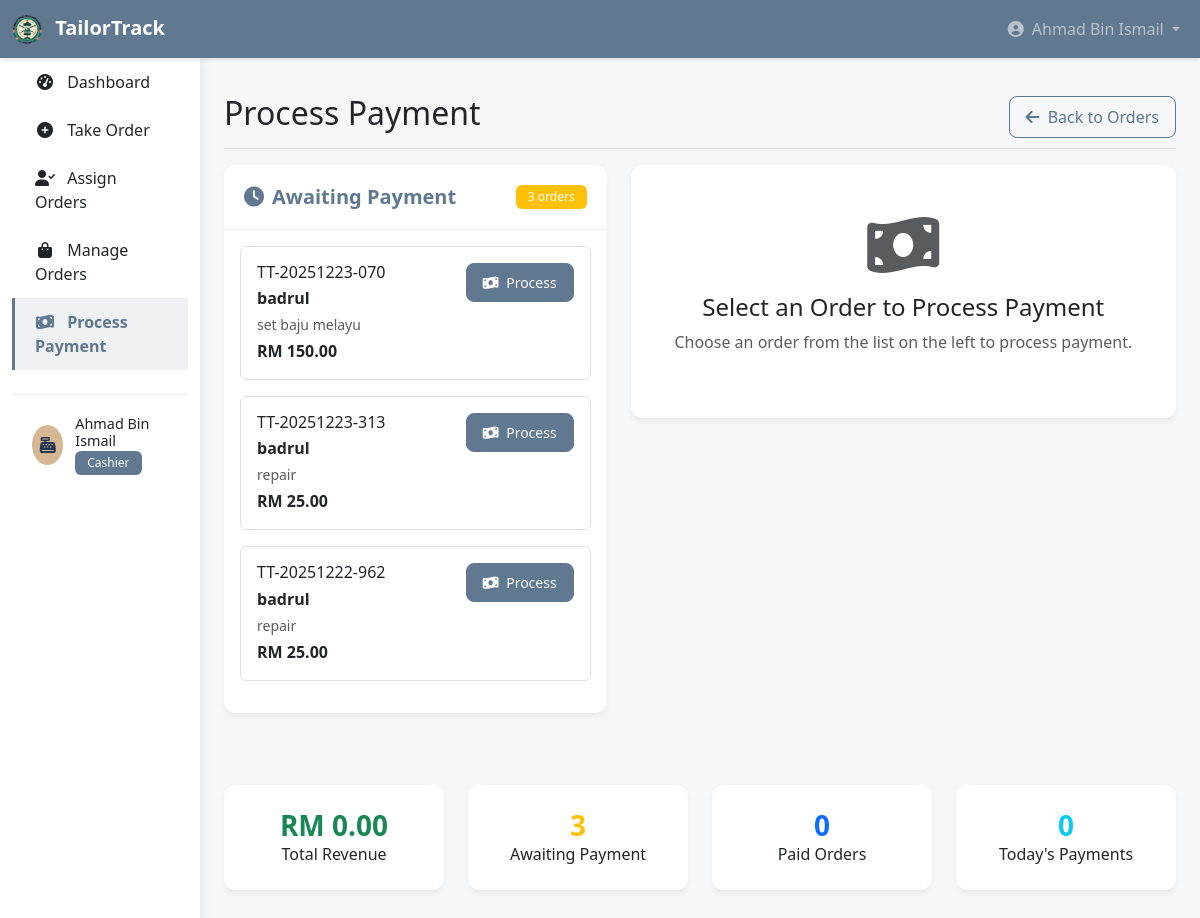
The page /cashier/process_payment.php (signed in) on the database its author committed.
### tables this page shows
CREATE TABLE `orders` (
  `order_id` varchar(20) NOT NULL,
  `customer_name` varchar(100) NOT NULL,
  `customer_phone` varchar(20) NOT NULL,
  `customer_email` varchar(100) DEFAULT NULL,
  `order_type` enum('set_baju_melayu','set_baju_kurung','set_baju_kebaya','baju_kurta','repair') NOT NULL,
  `repair_type` enum('upper','lower','both') DEFAULT NULL,
  `status` enum('pending','assigned','in_progress','completed','paid','cancel') DEFAULT 'pending',
  `payment_status` enum('pending','paid') DEFAULT 'pending',
  `assigned_tailor` int(11) DEFAULT NULL,
  `created_by` int(11) NOT NULL,
  `created_at` timestamp NOT NULL DEFAULT current_timestamp(),
  `updated_at` timestamp NOT NULL DEFAULT current_timestamp() ON UPDATE current_timestamp(),
  `total_amount` decimal(10,2) NOT NULL,
  `deposit_amount` decimal(10,2) DEFAULT 0.00,
  `deposit_paid` enum('no','yes') DEFAULT 'no',
  `deposit_paid_at` timestamp NULL DEFAULT NULL,
  `amount_paid` decimal(10,2) DEFAULT 0.00,
  `tailor_notes` text DEFAULT NULL
);

### cashier/process_payment.php (the view, shortened to what the rows shown need)
<?php
require_once '../config/database.php';
$order_id = $_GET['order_id'] ?? '';
try {
    $stmt = $pdo->prepare("SELECT * FROM orders WHERE created_by = ? AND deposit_paid = 'yes' AND payment_status = 'pending' AND status != 'cancel' ORDER BY created_at DESC");
    $stmt->execute([$_SESSION['user_id']]);
    $awaiting_payment = $stmt->fetchAll();
} catch (PDOException $e) {
    error_log("Fetch awaiting payment error: " . $e->getMessage());
    $error = "Unable to load orders data.";
}
?>
<!DOCTYPE html>
<html lang="en">
<head>
    <link href="https://cdn.jsdelivr.net/npm/bootstrap@5.3.0-alpha1/dist/css/bootstrap.min.css" rel="stylesheet">
    <link rel="stylesheet" href="https://cdnjs.cloudflare.com/ajax/libs/font-awesome/6.0.0/css/all.min.css">
    <link rel="stylesheet" href="../css/cashier.css">
</head>
<body>
    <div class="container-fluid">
        <div class="row">
            <main class="col-md-9 ms-sm-auto col-lg-10 px-md-4 main-content">
                <div class="d-flex justify-content-between flex-wrap flex-md-nowrap align-items-center pt-3 pb-2 mb-3 border-bottom">
                    <h1 class="h2">Process Payment</h1>
                </div>
                <div class="row">
                    <div class="col-lg-5 mb-4">
                        <div class="card">
                            <div class="card-body">
                                <?php if (empty($awaiting_payment)): ?>
                                    <div class="text-center py-4">
                                        <i class="fas fa-check-circle text-success fa-3x mb-3"></i>
                                        <h5>All payments processed!</h5>
                                        <p class="text-muted">No orders awaiting payment.</p>
                                    </div>
                                <?php else: ?>
                                    <div class="orders-list">
                                        <?php foreach ($awaiting_payment as $order): ?>
                                            <div class="order-item mb-3 p-3 border rounded <?php echo $order_id == $order['order_id'] ? 'border-primary bg-light' : ''; ?>">
                                                <div class="d-flex justify-content-between align-items-start">
                                                    <div>
                                                        <h6 class="mb-1"><?php echo $order['order_id']; ?></h6>
                                                        <p class="mb-1"><strong><?php echo htmlspecialchars($order['customer_name']); ?></strong></p>
                                                        <p class="text-muted small mb-1"><?php echo str_replace('_', ' ', $order['order_type']); ?></p>
                                                        <p class="mb-0"><strong>RM <?php echo number_format($order['total_amount'], 2); ?></strong></p>
                                                    </div>
                                                    <div class="text-end">
                                                        <a href="process_payment.php?order_id=<?php echo $order['order_id']; ?>" class="btn btn-sm btn-primary">
                                                            <i class="fas fa-money-bill-wave me-1"></i> Process
                                                        </a>
                                                    </div>
                                                </div>
                                            </div>
                                        <?php endforeach; ?>
                                    </div>
                                <?php endif; ?>
                            </div>
                        </div>
                    </div>
                </div>
            </main>
        </div>
    </div>
</body>
</html>

### rows shown on the page
orders: order_id "TT-20251223-070", customer_name "badrul", order_type "set baju melayu", total_amount "150.00"
orders: order_id "TT-20251223-313", customer_name "badrul", order_type "repair", total_amount "25.00"
orders: order_id "TT-20251222-962", customer_name "badrul", order_type "repair", total_amount "25.00"

### other values the page prints
$_SESSION['full_name'] "Ahmad Bin Ismail"
count($awaiting_payment) "3"
getTotalRevenue($pdo, $_SESSION['user_id']) "0.00"
getPaidOrdersCount($pdo, $_SESSION['user_id']) "0"
getTodayPayments($pdo, $_SESSION['user_id']) "0"
